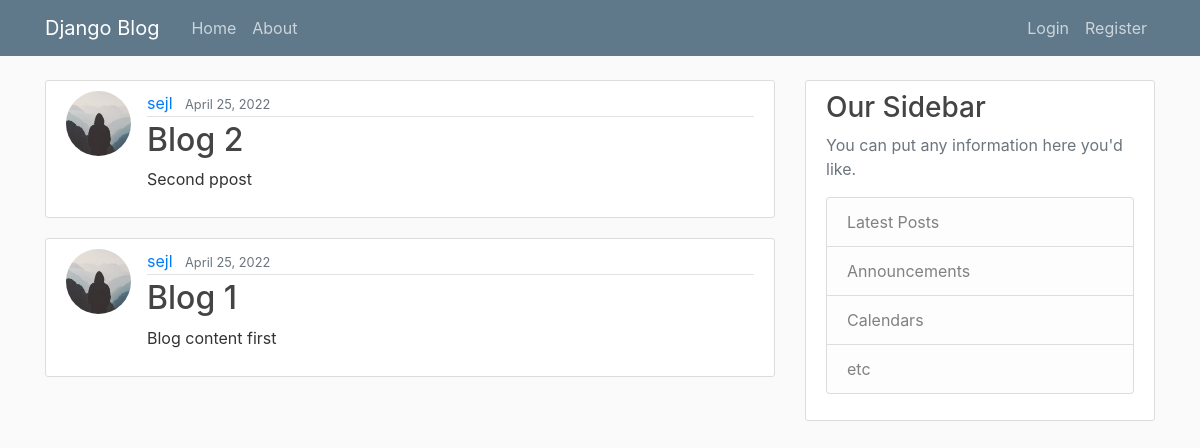
The app's page /, older data.
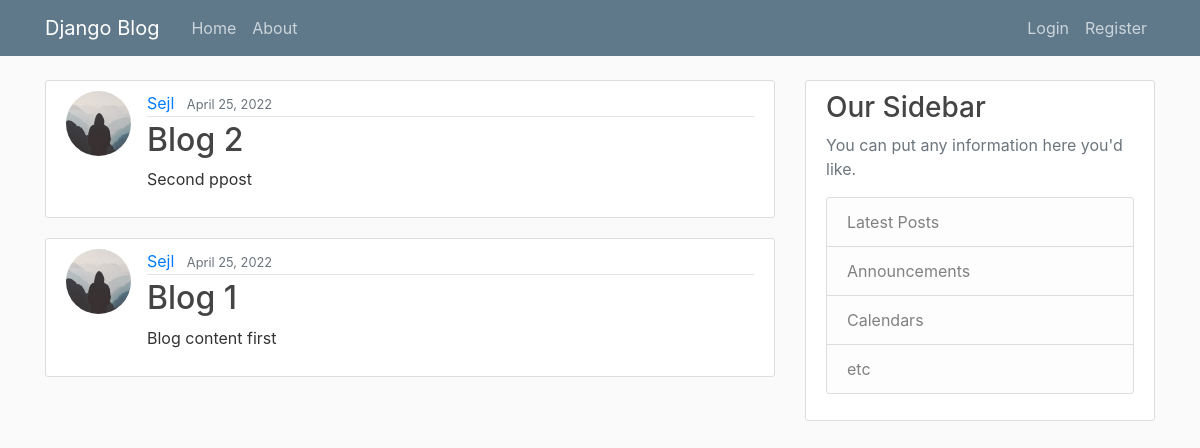
The same page, newer data.
### blog/models.py (models this page shows, shortened)
class Post(models.Model):
    title = models.CharField(max_length=100)
    content = models.TextField()
    date_posted = models.DateTimeField(default=timezone.now)
    author = models.ForeignKey(User, on_delete=models.CASCADE)

### users/models.py (models this page shows, shortened)
class Profile(models.Model):
    user = models.OneToOneField(User, on_delete=models.CASCADE)
    image = models.ImageField(default='default.jpg', upload_to='profile_pics')

### blog/views.py (the view)
# urls.py: path('', PostListView.as_view(), name='blog-home'),
class PostListView(ListView):
    model = Post
    '''django is looking for template in form of
    <app>/<model>_<viewtype>.html
    in our case it is:  blog/post_list.html
    but we're going to use our own home template

    for DetailView it is: <app>/<model>_detail.html
    for CreateView it is: <app>/<model>_form.html
    for DeleteView it is: <app>/<model>_confirm_delete.html
    '''
    template_name = 'blog/home.html'
    context_object_name = 'posts' # in listview rename context object name to posts as we already have it in our template
    ordering = ['-date_posted'] # minus sign - from oldest to newest

### blog/templates/blog/home.html
{% extends 'blog/base.html' %}
{% block content %}
    {% for post in posts %}
        <article class="media content-section">
            <img class="rounded-circle article-img" src="{{ post.author.profile.image.url }}">
            <div class="media-body">
            <div class="article-metadata">
                <a class="mr-2" href="#">{{ post.author }}</a>
                <small class="text-muted">{{ post.date_posted|date:"F d, Y" }}</small>
            </div>
            <h2><a class="article-title" href="{% url 'post-detail' post.id %}">{{ post.title }}</a></h2>
            <p class="article-content">{{ post.content }}</p>
            </div>
        </article>
    {% endfor %}
{% endblock content %}

Row changes from the older to the newer data that the page shows:
changed through a linked row, Post "Blog 2": author "sejl" → "Sejl"
changed through a linked row, Post "Blog 1": author "sejl" → "Sejl"
